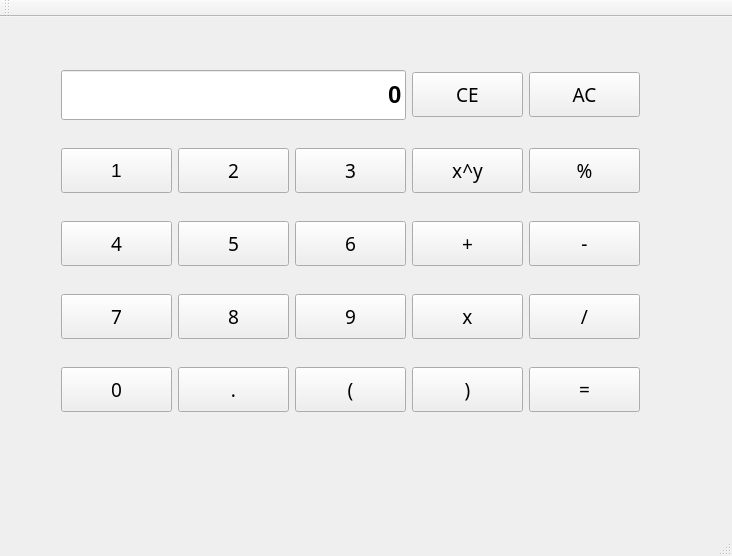
<?xml version="1.0" encoding="UTF-8"?>
<ui version="4.0">
 <class>MainWindow</class>
 <widget class="QMainWindow" name="MainWindow">
  <property name="geometry">
   <rect>
    <x>0</x>
    <y>0</y>
    <width>732</width>
    <height>556</height>
   </rect>
  </property>
  <property name="windowTitle">
   <string>Calculator</string>
  </property>
  <widget class="QWidget" name="centralWidget">
   <widget class="QWidget" name="gridLayoutWidget">
    <property name="geometry">
     <rect>
      <x>50</x>
      <y>20</y>
      <width>601</width>
      <height>411</height>
     </rect>
    </property>
    <layout class="QGridLayout" name="gridLayout">
     <item row="3" column="1">
      <widget class="QPushButton" name="eightButton">
       <property name="minimumSize">
        <size>
         <width>0</width>
         <height>45</height>
        </size>
       </property>
       <property name="baseSize">
        <size>
         <width>0</width>
         <height>0</height>
        </size>
       </property>
       <property name="font">
        <font>
         <family>Microsoft YaHei</family>
         <pointsize>14</pointsize>
        </font>
       </property>
       <property name="text">
        <string>8</string>
       </property>
      </widget>
     </item>
     <item row="2" column="2">
      <widget class="QPushButton" name="sixButton">
       <property name="minimumSize">
        <size>
         <width>0</width>
         <height>45</height>
        </size>
       </property>
       <property name="font">
        <font>
         <family>Microsoft YaHei</family>
         <pointsize>14</pointsize>
        </font>
       </property>
       <property name="text">
        <string>6</string>
       </property>
      </widget>
     </item>
     <item row="3" column="4">
      <widget class="QPushButton" name="divButton">
       <property name="minimumSize">
        <size>
         <width>0</width>
         <height>45</height>
        </size>
       </property>
       <property name="baseSize">
        <size>
         <width>0</width>
         <height>0</height>
        </size>
       </property>
       <property name="font">
        <font>
         <family>Microsoft YaHei</family>
         <pointsize>14</pointsize>
        </font>
       </property>
       <property name="text">
        <string>/</string>
       </property>
      </widget>
     </item>
     <item row="3" column="2">
      <widget class="QPushButton" name="nineButton">
       <property name="minimumSize">
        <size>
         <width>0</width>
         <height>45</height>
        </size>
       </property>
       <property name="baseSize">
        <size>
         <width>0</width>
         <height>0</height>
        </size>
       </property>
       <property name="font">
        <font>
         <family>Microsoft YaHei</family>
         <pointsize>14</pointsize>
        </font>
       </property>
       <property name="text">
        <string>9</string>
       </property>
      </widget>
     </item>
     <item row="3" column="0">
      <widget class="QPushButton" name="sevenButton">
       <property name="minimumSize">
        <size>
         <width>0</width>
         <height>45</height>
        </size>
       </property>
       <property name="baseSize">
        <size>
         <width>0</width>
         <height>0</height>
        </size>
       </property>
       <property name="font">
        <font>
         <family>Microsoft YaHei</family>
         <pointsize>14</pointsize>
        </font>
       </property>
       <property name="text">
        <string>7</string>
       </property>
      </widget>
     </item>
     <item row="3" column="3">
      <widget class="QPushButton" name="mulButton">
       <property name="minimumSize">
        <size>
         <width>0</width>
         <height>45</height>
        </size>
       </property>
       <property name="baseSize">
        <size>
         <width>0</width>
         <height>0</height>
        </size>
       </property>
       <property name="font">
        <font>
         <family>Microsoft YaHei</family>
         <pointsize>14</pointsize>
        </font>
       </property>
       <property name="text">
        <string>x</string>
       </property>
      </widget>
     </item>
     <item row="2" column="1">
      <widget class="QPushButton" name="fiveButton">
       <property name="minimumSize">
        <size>
         <width>0</width>
         <height>45</height>
        </size>
       </property>
       <property name="font">
        <font>
         <family>Microsoft YaHei</family>
         <pointsize>14</pointsize>
        </font>
       </property>
       <property name="text">
        <string>5</string>
       </property>
      </widget>
     </item>
     <item row="2" column="4">
      <widget class="QPushButton" name="subButton">
       <property name="minimumSize">
        <size>
         <width>0</width>
         <height>45</height>
        </size>
       </property>
       <property name="font">
        <font>
         <family>Microsoft YaHei</family>
         <pointsize>14</pointsize>
        </font>
       </property>
       <property name="text">
        <string>-</string>
       </property>
      </widget>
     </item>
     <item row="2" column="3">
      <widget class="QPushButton" name="addButton">
       <property name="minimumSize">
        <size>
         <width>0</width>
         <height>45</height>
        </size>
       </property>
       <property name="font">
        <font>
         <family>Microsoft YaHei</family>
         <pointsize>14</pointsize>
        </font>
       </property>
       <property name="text">
        <string>+</string>
       </property>
      </widget>
     </item>
     <item row="0" column="3">
      <widget class="QPushButton" name="clearEntryButton">
       <property name="minimumSize">
        <size>
         <width>0</width>
         <height>45</height>
        </size>
       </property>
       <property name="font">
        <font>
         <family>Microsoft YaHei</family>
         <pointsize>14</pointsize>
         <weight>50</weight>
         <bold>false</bold>
        </font>
       </property>
       <property name="text">
        <string>CE</string>
       </property>
      </widget>
     </item>
     <item row="1" column="4">
      <widget class="QPushButton" name="modButton">
       <property name="minimumSize">
        <size>
         <width>0</width>
         <height>45</height>
        </size>
       </property>
       <property name="font">
        <font>
         <family>Microsoft YaHei</family>
         <pointsize>14</pointsize>
        </font>
       </property>
       <property name="text">
        <string>%</string>
       </property>
      </widget>
     </item>
     <item row="1" column="3">
      <widget class="QPushButton" name="powerButton">
       <property name="minimumSize">
        <size>
         <width>0</width>
         <height>45</height>
        </size>
       </property>
       <property name="font">
        <font>
         <family>Microsoft YaHei</family>
         <pointsize>14</pointsize>
        </font>
       </property>
       <property name="text">
        <string>x^y</string>
       </property>
      </widget>
     </item>
     <item row="2" column="0">
      <widget class="QPushButton" name="fourButton">
       <property name="minimumSize">
        <size>
         <width>0</width>
         <height>45</height>
        </size>
       </property>
       <property name="font">
        <font>
         <family>Microsoft YaHei</family>
         <pointsize>14</pointsize>
        </font>
       </property>
       <property name="text">
        <string>4</string>
       </property>
      </widget>
     </item>
     <item row="1" column="0">
      <widget class="QPushButton" name="oneButton">
       <property name="minimumSize">
        <size>
         <width>0</width>
         <height>45</height>
        </size>
       </property>
       <property name="baseSize">
        <size>
         <width>0</width>
         <height>0</height>
        </size>
       </property>
       <property name="font">
        <font>
         <pointsize>14</pointsize>
        </font>
       </property>
       <property name="text">
        <string>1</string>
       </property>
      </widget>
     </item>
     <item row="1" column="1">
      <widget class="QPushButton" name="twoButton">
       <property name="minimumSize">
        <size>
         <width>0</width>
         <height>45</height>
        </size>
       </property>
       <property name="font">
        <font>
         <family>Microsoft YaHei</family>
         <pointsize>14</pointsize>
        </font>
       </property>
       <property name="text">
        <string>2</string>
       </property>
      </widget>
     </item>
     <item row="0" column="4">
      <widget class="QPushButton" name="allClearButton">
       <property name="minimumSize">
        <size>
         <width>0</width>
         <height>45</height>
        </size>
       </property>
       <property name="font">
        <font>
         <family>Microsoft YaHei</family>
         <pointsize>14</pointsize>
        </font>
       </property>
       <property name="text">
        <string>AC</string>
       </property>
      </widget>
     </item>
     <item row="0" column="0" colspan="3">
      <widget class="QLineEdit" name="lineEdit">
       <property name="minimumSize">
        <size>
         <width>0</width>
         <height>50</height>
        </size>
       </property>
       <property name="font">
        <font>
         <family>Microsoft YaHei UI</family>
         <pointsize>18</pointsize>
         <weight>75</weight>
         <bold>true</bold>
        </font>
       </property>
       <property name="layoutDirection">
        <enum>Qt::RightToLeft</enum>
       </property>
       <property name="text">
        <string>0</string>
       </property>
       <property name="alignment">
        <set>Qt::AlignRight|Qt::AlignTrailing|Qt::AlignVCenter</set>
       </property>
       <property name="readOnly">
        <bool>true</bool>
       </property>
       <property name="clearButtonEnabled">
        <bool>false</bool>
       </property>
      </widget>
     </item>
     <item row="1" column="2">
      <widget class="QPushButton" name="threeButton">
       <property name="minimumSize">
        <size>
         <width>0</width>
         <height>45</height>
        </size>
       </property>
       <property name="font">
        <font>
         <family>Microsoft YaHei</family>
         <pointsize>14</pointsize>
        </font>
       </property>
       <property name="text">
        <string>3</string>
       </property>
      </widget>
     </item>
     <item row="4" column="0">
      <widget class="QPushButton" name="zeroButton">
       <property name="minimumSize">
        <size>
         <width>0</width>
         <height>45</height>
        </size>
       </property>
       <property name="baseSize">
        <size>
         <width>0</width>
         <height>0</height>
        </size>
       </property>
       <property name="font">
        <font>
         <family>Microsoft YaHei</family>
         <pointsize>14</pointsize>
        </font>
       </property>
       <property name="text">
        <string>0</string>
       </property>
      </widget>
     </item>
     <item row="4" column="1">
      <widget class="QPushButton" name="pointerButton">
       <property name="minimumSize">
        <size>
         <width>0</width>
         <height>45</height>
        </size>
       </property>
       <property name="baseSize">
        <size>
         <width>0</width>
         <height>0</height>
        </size>
       </property>
       <property name="font">
        <font>
         <family>Microsoft YaHei</family>
         <pointsize>14</pointsize>
        </font>
       </property>
       <property name="text">
        <string>.</string>
       </property>
      </widget>
     </item>
     <item row="4" column="2">
      <widget class="QPushButton" name="leftBracketButton">
       <property name="minimumSize">
        <size>
         <width>0</width>
         <height>45</height>
        </size>
       </property>
       <property name="baseSize">
        <size>
         <width>0</width>
         <height>0</height>
        </size>
       </property>
       <property name="font">
        <font>
         <family>Microsoft YaHei</family>
         <pointsize>14</pointsize>
        </font>
       </property>
       <property name="text">
        <string>(</string>
       </property>
      </widget>
     </item>
     <item row="4" column="3">
      <widget class="QPushButton" name="rightBracketButton">
       <property name="minimumSize">
        <size>
         <width>0</width>
         <height>45</height>
        </size>
       </property>
       <property name="baseSize">
        <size>
         <width>0</width>
         <height>0</height>
        </size>
       </property>
       <property name="font">
        <font>
         <family>Microsoft YaHei</family>
         <pointsize>14</pointsize>
        </font>
       </property>
       <property name="text">
        <string>)</string>
       </property>
      </widget>
     </item>
     <item row="4" column="4">
      <widget class="QPushButton" name="eqButton">
       <property name="minimumSize">
        <size>
         <width>0</width>
         <height>45</height>
        </size>
       </property>
       <property name="baseSize">
        <size>
         <width>0</width>
         <height>0</height>
        </size>
       </property>
       <property name="font">
        <font>
         <family>Microsoft YaHei</family>
         <pointsize>14</pointsize>
        </font>
       </property>
       <property name="text">
        <string>=</string>
       </property>
      </widget>
     </item>
    </layout>
   </widget>
  </widget>
  <widget class="QMenuBar" name="menuBar">
   <property name="geometry">
    <rect>
     <x>0</x>
     <y>0</y>
     <width>732</width>
     <height>21</height>
    </rect>
   </property>
  </widget>
  <widget class="QToolBar" name="mainToolBar">
   <attribute name="toolBarArea">
    <enum>TopToolBarArea</enum>
   </attribute>
   <attribute name="toolBarBreak">
    <bool>false</bool>
   </attribute>
  </widget>
  <widget class="QStatusBar" name="statusBar"/>
 </widget>
 <layoutdefault spacing="6" margin="11"/>
 <resources/>
 <connections/>
</ui>
